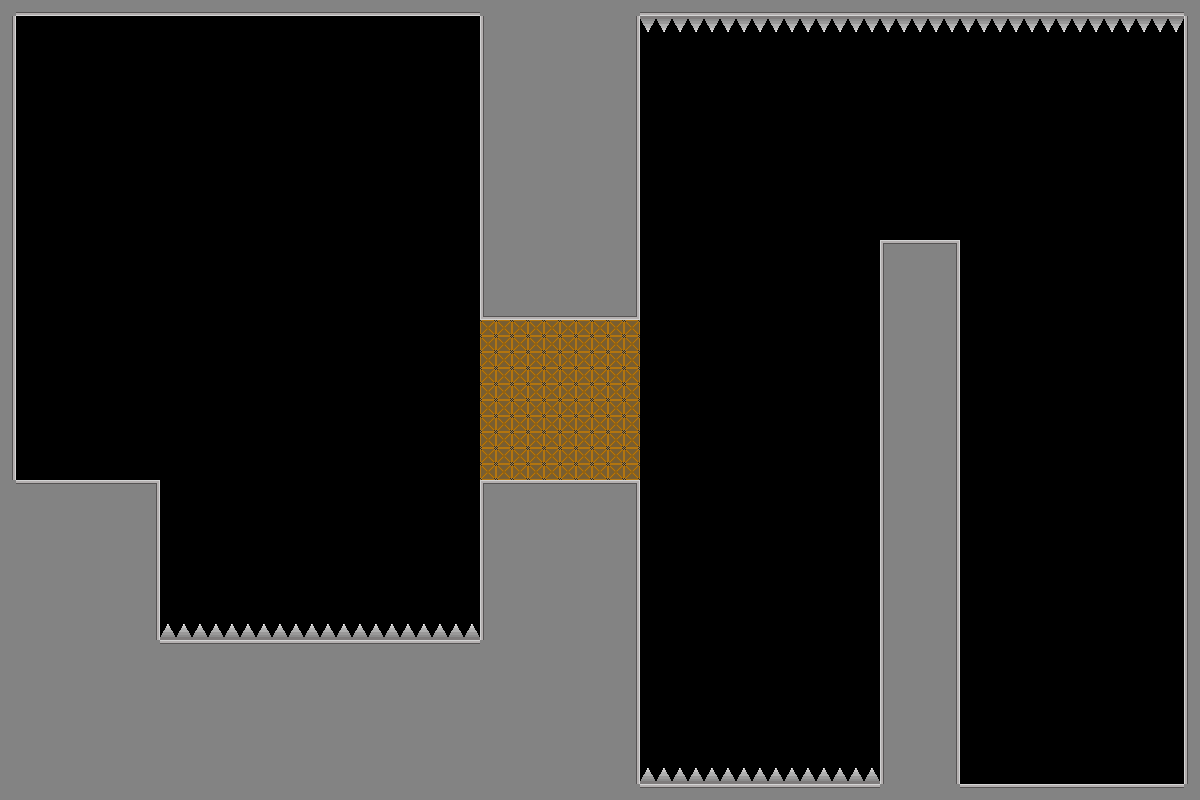

A level layout from a 2D game, rendered from its tile map. Below: a short description, then the map file with tile-grid data replaced by summaries:
An orthogonal 75x50 tile map with 16x16 px tiles, 1 tile layer (Tile Layer 1) and 4 objects (2x gravity_swap, slow_time, bad_guy).

<map version="1.10" tiledversion="1.12.2" orientation="orthogonal" renderorder="right-down" width="75" height="50" tilewidth="16" tileheight="16" infinite="0" nextlayerid="3" nextobjectid="5">
 <tileset firstgid="1" source="place_holder_tileset.tsx" />
 <layer id="1" name="Tile Layer 1" width="75" height="50">
  <data>[3750 cells, 1316 non-empty, 12 distinct tile ids]</data>
 </layer>
 <objectgroup id="2" name="object_layer">
  <object id="1" name="slow_time" x="288.504" y="365.195" width="60" height="90">
   <properties>
    <property name="ability_type" value="slow_time" />
   </properties>
  </object>
  <object id="2" name="bad_guy" x="63.2454" y="368.466" width="40" height="110">
   <properties>
    <property name="obj_type" value="bad_guy" />
   </properties>
  </object>
  <object id="3" name="gravity_swap" x="706.447" y="340.891" width="100" height="100">
   <properties>
    <property name="ability_type" value="gravity_swap" />
   </properties>
  </object>
  <object id="4" name="gravity_swap" x="1018.92" y="91.1552" width="100" height="100">
   <properties>
    <property name="ability_type" value="gravity_swap" />
   </properties>
  </object>
 </objectgroup>
</map>
